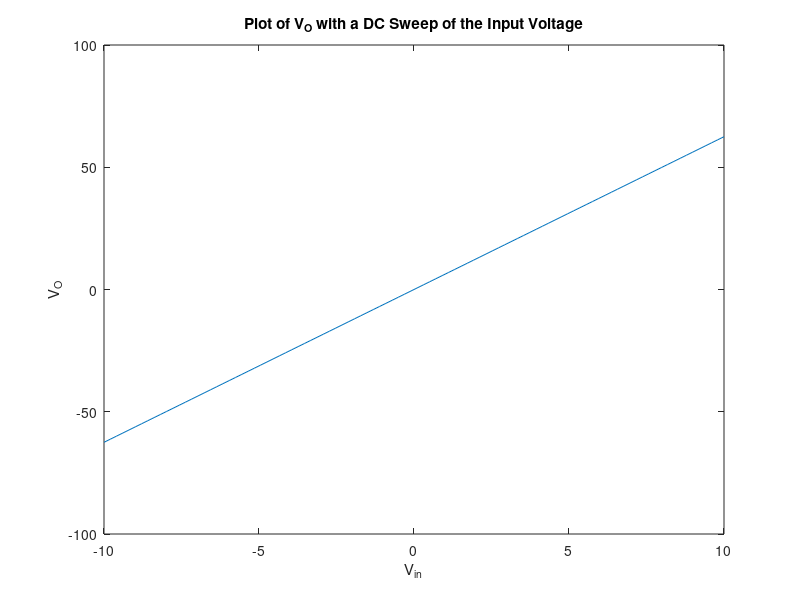
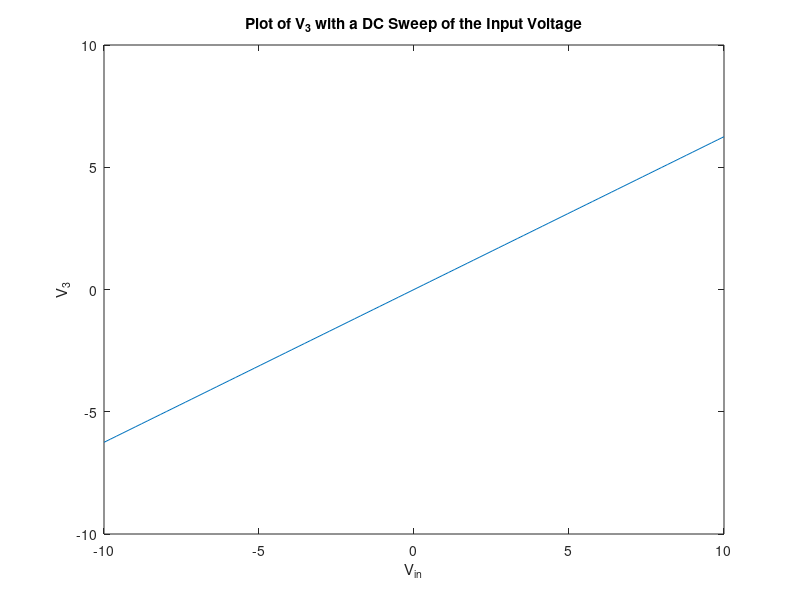
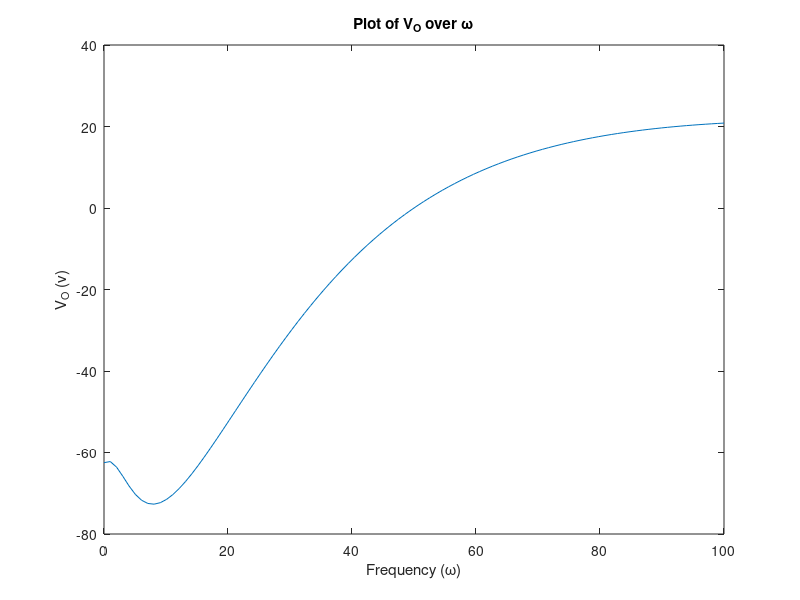
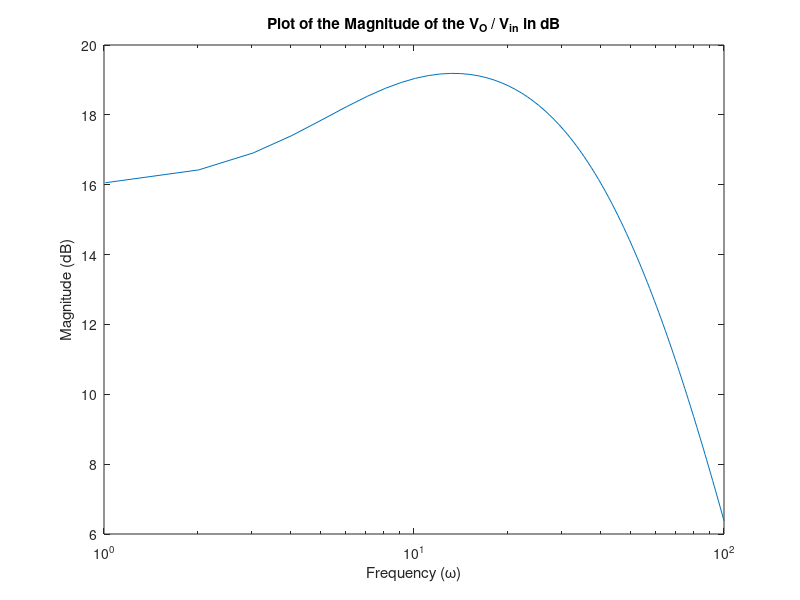

The MATLAB script that drew these images, in order: (Note: this script raises an error after producing the figures.)
clear;
close all;

G1 = 1;
G2 = 1/2;
G3 = 1/10;
G4 = 1/0.1;
G5 = 1/1000;

C1 = 0.25;
L = 0.2;
a = 100;
omega = linspace(0, 100, 100);
Vout = zeros(1, 100);
GV5 = zeros(1, 100);

Vin = 1;

G = [1,0,0,0,0,0,0;
     G1,-G1,1,0,0,0,0;
     -G1,G1+G2,0,1,0,0,0;
     0,0,0,-1,G3,0,0;
     0,0,0,0,-a*G3,1,0;
     0,1,0,0,-1,0,0;
     0,0,0,0,0,-G4,G4+G5];
C =[0,0,0,0,0,0,0;
    C1,-C1,0,0,0,0,0;
    -C1,C1,0,0,0,0,0;
    0,0,0,0,0,0,0;
    0,0,0,0,0,0,0;
    0,0,0,-L,0,0,0;
    0,0,0,0,0,0,0];
F = [Vin;
    0;
    0;
    0;
    0;
    0;
    0];

VIN = linspace(-10,10,100);

for i = 1:100
    F(1) = VIN(i);
    Vop = G\F;
    V5(i) = Vop(7);
    V3(i) = Vop(5);

end

figure(1);
plot(VIN,V5)
title('Plot of V_O with a DC Sweep of the Input Voltage');
xlabel('V_{in}');
ylabel('V_O');

figure(2);
plot(VIN,V3)
title('Plot of V_3 with a DC Sweep of the Input Voltage');
xlabel('V_{in}');
ylabel('V_3');

for i = 1:100
    F(1) = VIN(i);
    Vop = (G + 1i * omega(i) * C)\F;
    V5(i) = Vop(7);
    V3(i) = Vop(5);
    Vout(i) = Vop(7);
    GV5(i) = Vout(i) / F(1);
end

% Vout as a function of omega
figure(3);
plot(omega, real(Vout));
title('Plot of V_O over \omega');
xlabel('Frequency (\omega)');
ylabel('V_O (v)');

% Magnitude in dB of Vout over Vin
figure(4);
semilogx(omega, 20*log10(real(GV5)));
title('Plot of the Magnitude of the V_O / V_{in} in dB');
xlabel('Frequency (\omega)');
ylabel('Magnitude (dB)');

omegaPartE = pi;

for i = 1 : 1000
    C(2, 1) = normrnd(C1, 0.05);
    C(2, 2) = normrnd(C1, 0.05);
    C(3, 1) = normrnd(C1, 0.05);
    C(3, 2) = normrnd(C1, 0.05);
    C(6, 4) = normrnd(L, 0.05);

    Vop = (G + 1i * omegaPartE * C)\F;
    VoutR(i) = Vop(7);
    GV5R(i) = VoutR(i) / F(1);
end

figure(5);
histogram(real(GV5R));
title('Histograms of the Gain With Normally Distributed Perturbations in C Matrix')
xlabel('V_O / V_{in}')
ylabel('Number')